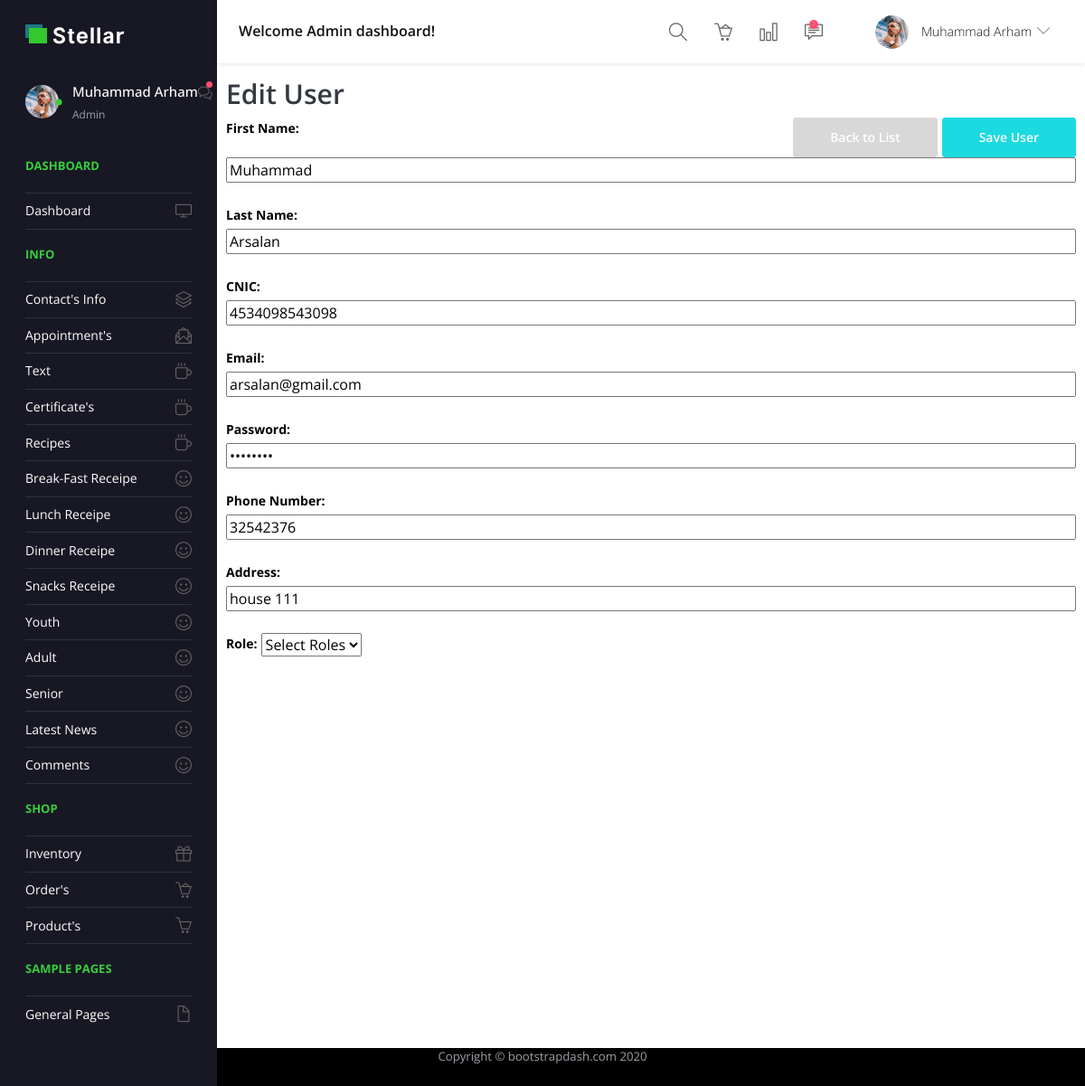
Screenshot of /hrm/Edit.php?id=7 (signed in) with the database file from the repository.
### tables this page shows
CREATE TABLE `employee` (
  `Id` int(11) NOT NULL,
  `FirstName` varchar(100) NOT NULL,
  `LastName` varchar(100) NOT NULL,
  `Email` varchar(100) DEFAULT NULL,
  `Password` varchar(100) DEFAULT NULL,
  `CNIC` varchar(20) DEFAULT NULL,
  `DateOfBirth` datetime NOT NULL,
  `DateOfJoining` datetime NOT NULL,
  `Address` varchar(500) DEFAULT NULL,
  `RoleId` int(11) NOT NULL DEFAULT 0,
  `CreatedOn` datetime NOT NULL,
  `CreatedBy` int(11) NOT NULL DEFAULT 0,
  `Deleted` bit(1) NOT NULL DEFAULT b'0',
  `PhoneNumber` varchar(20) DEFAULT NULL
);

### HRM/Edit.php (the view, shortened to what this page needs)
<?php
  include_once "../Layouts/Admin/header.php"
?>
<div class="container mt-3">
  <h2>Edit User</h2>
  <form method="POST">
  <button type="submit" style="float:right; margin-left: 5px;" class="btn btn-primary">Save User</button>
  <a href="http://localhost/Health_Ora/hrm/AdminDashboard.php" style="float:right" type="button" class="btn btn-secondary">Back to List</a>
  <?php
      include_once "../DatabaseConfigurations/DbFucntions.php";
      $firstName = $lastName = $email = $password = $cnic = $address = $phoneNumber = "";
      if ($_SERVER["REQUEST_METHOD"] == "GET") {
        $result = GetDataById("Employee", $_GET["id"]);
        if (count($result) > 0) {
            if ($result["Success"] == true) {
                if (mysqli_num_rows($result["Response"]) > 0) {
                    while ($row = mysqli_fetch_assoc($result["Response"])) {
                        $firstName = $row["FirstName"];
                        $lastName = $row["LastName"];
                        $email = $row["Email"];
                        $password = $row["Password"];
                        $cnic = $row["CNIC"];
                        $address = $row["Address"];
                        $phoneNumber = $row["PhoneNumber"];
                    }
                }
                else {
                    echo "<tr>
                        <td colspan='4'>No Employees are found!</td>
                    </tr>";
                }
            }
        }
      }
      ?>
      <div class="form-group">
        <label class="customLable">First Name:</label>
        <input type="text" class="sr-input customWidth" id="FirstName" name="FirstName" value="<?php echo $firstName; ?>">
      </div>
      <div class="form-group">
        <label class="customLable">Last Name:</label>
        <input type="text" class="sr-input customWidth" id="LastName" name="LastName" value="<?php echo $lastName; ?>">
      </div>
      <div class="form-group">
        <label class="customLable">CNIC:</label>
        <input type="text" class="sr-input customWidth" id="CNIC" name="CNIC" value="<?php echo $cnic; ?>">
      </div>
      <div class="form-group">
        <label class="customLable">Email:</label>
        <input type="email" class="sr-input customWidth" id="Email" name="Email" value="<?php echo $email; ?>">
      </div>
      <div class="form-group">
        <label class="customLable">Password:</label>
        <input type="password" class="sr-input customWidth" id="Password" name="Password" value="<?php echo $password; ?>">
      </div>
      <div class="form-group">
        <label class="customLable">Phone Number:</label>
        <input type="text" class="sr-input customWidth" id="PhoneNumber" name="PhoneNumber" value="<?php echo $phoneNumber; ?>">
      </div>
      <div class="form-group">
        <label class="customLable">Address:</label>
        <input type="text" class="sr-input customWidth" id="Address" name="Address" value="<?php echo $address; ?>">
      </div>
      <div class="form-group">
        <label class="customLable">Role:</label>
      </div>
  </form>
  <br><br><br><br><br><br>
</div>
<?php
  include_once "../Layouts/Admin/footer.php"
?>

### HRM/Edit.php (style rules this page uses)
.customWidth { width: 100% !important; }
.customLable { color: black; font-weight: 700; margin-top: 5px; }

### rows the page displays
employee: FirstName "Muhammad", LastName "Arsalan", CNIC "4534098543098", Email "arsalan@gmail.com", PhoneNumber "32542376", Address "house 111"

### other values shown
$_COOKIE["fullname"] "Muhammad Arham"
